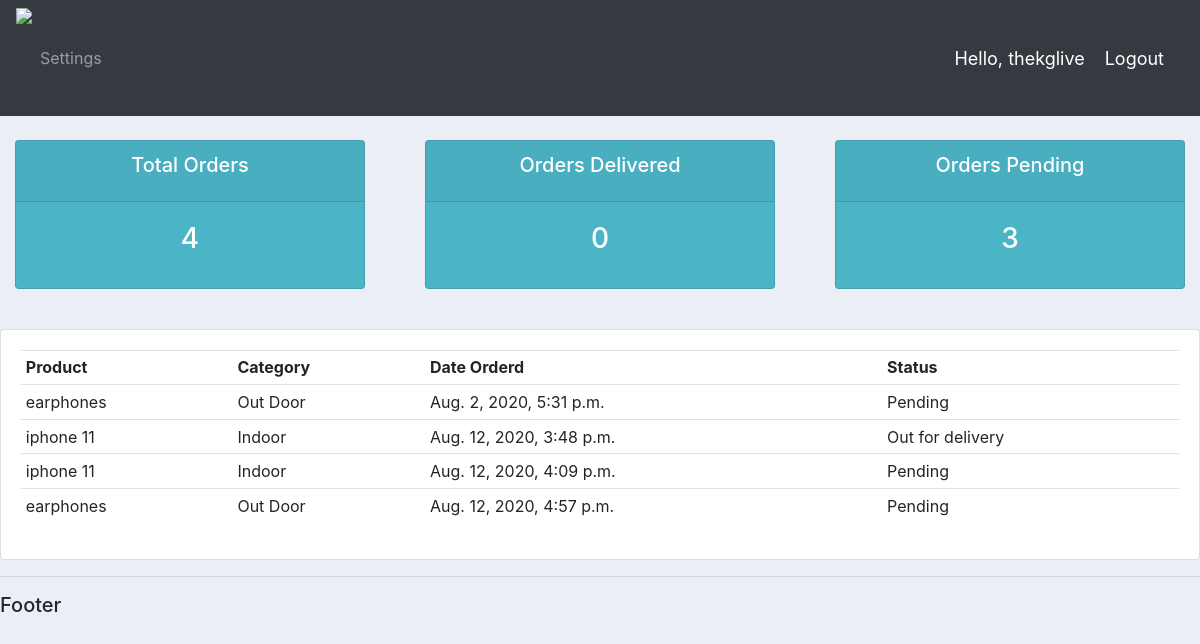
Page /user/ (signed in) on the committed database.
### accounts/models.py (models this page shows, shortened)
class Order(models.Model):
    STATUS = (
        ('Pending', 'Pending'),
        ('Out for delivery', 'Out for delivery'),
        ('Delivered', 'Delivered'),
    )
    customer = models.ForeignKey(
        Customer, null=True, on_delete=models.SET_NULL)
    product = models.ForeignKey(Product, null=True, on_delete=models.SET_NULL)
    status = models.CharField(max_length=200, null=True, choices=STATUS)
    date_created = models.DateTimeField(auto_now_add=True, null=True)

class Product(models.Model):
    CATEGORY = (
        ('Indoor', 'Indoor'),
        ('Out Door', 'Out Door'),
    )
    name = models.CharField(max_length=200, null=True)
    price = models.FloatField(null=True)
    category = models.CharField(
        max_length=200, null=True, choices=CATEGORY)
    description = models.CharField(max_length=200, null=True, blank=True)
    date_created = models.DateTimeField(auto_now_add=True, null=True)
    tags = models.ManyToManyField(Tag)

### accounts/decorators.py (the view)
        def wrapper_func(request, *args, **kwargs):
            group = None
            if request.user.groups.exists():
                group = request.user.groups.all()[0].name
            if group in allowed_roles:
                return view_func(request, *args, **kwargs)
            else:
                return HttpResponse('You are not authorized to view this page')

### accounts/views.py (called while the page is built)
@login_required(login_url='login')
@allowed_users(allowed_roles=['customer'])
def userPage(request):
    orders = request.user.customer.order_set.all()
    total_orders = orders.count()
    delivered = orders.filter(status='Delivered').count()
    pendiing = orders.filter(status='Pending').count()
    context = {'orders': orders, 'total_orders': total_orders,
               'delivered': delivered, 'pendiing': pendiing}
    return render(request, 'accounts/user.html', context)

### accounts/templates/accounts/user.html
{% extends 'accounts/main.html' %}
{% block content %}
{% include 'accounts/status.html' %}
<br>
<div class="row">
  <div class="col-md">
    <div class="card card-body">
      <table class="table table-sm">
        <tr>
          <th>Product</th>
          <th>Category</th>
          <th>Date Orderd</th>
          <th>Status</th>
        </tr>
        {% for order in orders%}
        <tr>
          <td>{{order.product.name}}</td>
          <td>{{order.product.category}}</td>
          <td>{{order.date_created}}</td>
          <td>{{order.status}}</td>
        </tr>
        {% endfor %}
      </table>
    </div>
  </div>
</div>
{% endblock %}

### accounts/templates/accounts/navbar.html (shortened to what this page needs)
{% load static %}
<nav class="navbar navbar-expand-lg navbar-dark bg-dark">
  <img src="{% static 'images/circle.png' %}" style="height:100px">
  <div class="collapse navbar-collapse" id="navbarNav">
    <ul class="navbar-nav">
      {% if request.user.is_staff %}
      <li class="nav-item active">
        <a class="nav-link" href="{% url 'home' %}">Dashboard</a>
      </li>
      <li class="nav-item">
        <a class="nav-link" href="{% url 'products' %}">Products</a>
      </li>
      {% else %}
       <li class="nav-item">
        <a class="nav-link" href="{% url 'account' %}">Settings</a>
      </li>
      {% endif %}
    </ul>
  </div>
  <span class="hello-msg">Hello, {{request.user}}</span>
  <span><a class="hello-msg" href="{% url 'logout' %}">Logout</a></span>
</nav>

### static/css/main.css (style rules this page uses)
body { background-color: #ebeff5; }

### accounts/templates/accounts/navbar.html (style rules this page uses)
.hello-msg { font-size: 18px; color: #fff; margin-right: 20px; }

### rows in the picture
Order: product.name "earphones", product.category "Out Door", date_created "Aug. 2, 2020, 5:31 p.m.", status "Pending"
Order: product.name "iphone 11", product.category "Indoor", date_created "Aug. 12, 2020, 3:48 p.m.", status "Out for delivery"
Order: product.name "iphone 11", product.category "Indoor", date_created "Aug. 12, 2020, 4:09 p.m.", status "Pending"
Order: product.name "earphones", product.category "Out Door", date_created "Aug. 12, 2020, 4:57 p.m.", status "Pending"

### other values in the picture
{{ request.user }} "thekglive"
{{ total_orders }} "4"
{{ delivered }} "0"
{{ pendiing }} "3"
